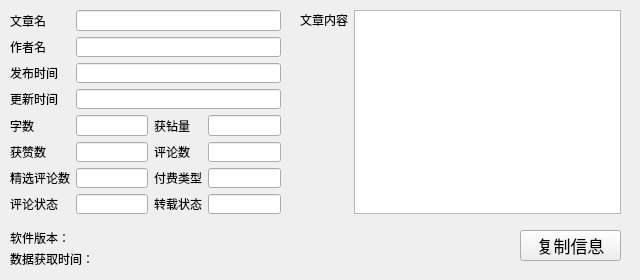
<?xml version="1.0" encoding="UTF-8"?>
<ui version="4.0">
 <class>ArticleDataWindow</class>
 <widget class="QWidget" name="ArticleDataWindow">
  <property name="geometry">
   <rect>
    <x>0</x>
    <y>0</y>
    <width>640</width>
    <height>280</height>
   </rect>
  </property>
  <property name="minimumSize">
   <size>
    <width>640</width>
    <height>280</height>
   </size>
  </property>
  <property name="maximumSize">
   <size>
    <width>640</width>
    <height>280</height>
   </size>
  </property>
  <property name="windowTitle">
   <string>文章信息 - </string>
  </property>
  <widget class="QPushButton" name="CopyButton">
   <property name="geometry">
    <rect>
     <x>520</x>
     <y>230</y>
     <width>101</width>
     <height>31</height>
    </rect>
   </property>
   <property name="font">
    <font>
     <pointsize>13</pointsize>
    </font>
   </property>
   <property name="text">
    <string>复制信息</string>
   </property>
  </widget>
  <widget class="QWidget" name="gridLayoutWidget_5">
   <property name="geometry">
    <rect>
     <x>10</x>
     <y>10</y>
     <width>271</width>
     <height>204</height>
    </rect>
   </property>
   <layout class="QGridLayout" name="gridLayout_5">
    <item row="2" column="1" colspan="3">
     <widget class="QLineEdit" name="PublishTime">
      <property name="enabled">
       <bool>true</bool>
      </property>
      <property name="mouseTracking">
       <bool>true</bool>
      </property>
      <property name="focusPolicy">
       <enum>Qt::NoFocus</enum>
      </property>
      <property name="text">
       <string/>
      </property>
     </widget>
    </item>
    <item row="6" column="2">
     <widget class="QLabel" name="label_38">
      <property name="text">
       <string>付费类型</string>
      </property>
     </widget>
    </item>
    <item row="1" column="1" colspan="3">
     <widget class="QLineEdit" name="AuthorName">
      <property name="enabled">
       <bool>true</bool>
      </property>
      <property name="mouseTracking">
       <bool>true</bool>
      </property>
      <property name="focusPolicy">
       <enum>Qt::NoFocus</enum>
      </property>
      <property name="text">
       <string/>
      </property>
     </widget>
    </item>
    <item row="5" column="3">
     <widget class="QLineEdit" name="CommentsCount">
      <property name="enabled">
       <bool>true</bool>
      </property>
      <property name="mouseTracking">
       <bool>true</bool>
      </property>
      <property name="focusPolicy">
       <enum>Qt::NoFocus</enum>
      </property>
      <property name="text">
       <string/>
      </property>
     </widget>
    </item>
    <item row="2" column="0">
     <widget class="QLabel" name="label_28">
      <property name="text">
       <string>发布时间</string>
      </property>
     </widget>
    </item>
    <item row="0" column="1" colspan="3">
     <widget class="QLineEdit" name="ArticleName">
      <property name="enabled">
       <bool>true</bool>
      </property>
      <property name="mouseTracking">
       <bool>true</bool>
      </property>
      <property name="focusPolicy">
       <enum>Qt::NoFocus</enum>
      </property>
      <property name="text">
       <string/>
      </property>
     </widget>
    </item>
    <item row="5" column="1">
     <widget class="QLineEdit" name="LikesCount">
      <property name="enabled">
       <bool>true</bool>
      </property>
      <property name="mouseTracking">
       <bool>true</bool>
      </property>
      <property name="focusPolicy">
       <enum>Qt::NoFocus</enum>
      </property>
      <property name="text">
       <string/>
      </property>
     </widget>
    </item>
    <item row="0" column="0">
     <widget class="QLabel" name="label_26">
      <property name="text">
       <string>文章名</string>
      </property>
     </widget>
    </item>
    <item row="1" column="0">
     <widget class="QLabel" name="label_27">
      <property name="text">
       <string>作者名</string>
      </property>
     </widget>
    </item>
    <item row="4" column="1">
     <widget class="QLineEdit" name="Wordage">
      <property name="enabled">
       <bool>true</bool>
      </property>
      <property name="mouseTracking">
       <bool>true</bool>
      </property>
      <property name="focusPolicy">
       <enum>Qt::NoFocus</enum>
      </property>
      <property name="text">
       <string/>
      </property>
     </widget>
    </item>
    <item row="4" column="2">
     <widget class="QLabel" name="label_9">
      <property name="text">
       <string>获钻量</string>
      </property>
     </widget>
    </item>
    <item row="3" column="1" colspan="3">
     <widget class="QLineEdit" name="UpdateTime">
      <property name="enabled">
       <bool>true</bool>
      </property>
      <property name="mouseTracking">
       <bool>true</bool>
      </property>
      <property name="focusPolicy">
       <enum>Qt::NoFocus</enum>
      </property>
      <property name="text">
       <string/>
      </property>
     </widget>
    </item>
    <item row="6" column="1">
     <widget class="QLineEdit" name="MostValuableCommentsCount">
      <property name="enabled">
       <bool>true</bool>
      </property>
      <property name="mouseTracking">
       <bool>true</bool>
      </property>
      <property name="focusPolicy">
       <enum>Qt::NoFocus</enum>
      </property>
      <property name="text">
       <string/>
      </property>
     </widget>
    </item>
    <item row="5" column="2">
     <widget class="QLabel" name="label_30">
      <property name="text">
       <string>评论数</string>
      </property>
     </widget>
    </item>
    <item row="3" column="0">
     <widget class="QLabel" name="label_37">
      <property name="text">
       <string>更新时间</string>
      </property>
     </widget>
    </item>
    <item row="6" column="3">
     <widget class="QLineEdit" name="PaidType">
      <property name="enabled">
       <bool>true</bool>
      </property>
      <property name="mouseTracking">
       <bool>true</bool>
      </property>
      <property name="focusPolicy">
       <enum>Qt::NoFocus</enum>
      </property>
      <property name="text">
       <string/>
      </property>
     </widget>
    </item>
    <item row="6" column="0">
     <widget class="QLabel" name="label_36">
      <property name="text">
       <string>精选评论数</string>
      </property>
     </widget>
    </item>
    <item row="4" column="3">
     <widget class="QLineEdit" name="FPCount">
      <property name="enabled">
       <bool>true</bool>
      </property>
      <property name="mouseTracking">
       <bool>true</bool>
      </property>
      <property name="focusPolicy">
       <enum>Qt::NoFocus</enum>
      </property>
      <property name="text">
       <string/>
      </property>
     </widget>
    </item>
    <item row="7" column="0">
     <widget class="QLabel" name="label_39">
      <property name="text">
       <string>评论状态</string>
      </property>
     </widget>
    </item>
    <item row="4" column="0">
     <widget class="QLabel" name="label_29">
      <property name="text">
       <string>字数</string>
      </property>
     </widget>
    </item>
    <item row="5" column="0">
     <widget class="QLabel" name="label_10">
      <property name="text">
       <string>获赞数</string>
      </property>
     </widget>
    </item>
    <item row="7" column="2">
     <widget class="QLabel" name="label_40">
      <property name="text">
       <string>转载状态</string>
      </property>
     </widget>
    </item>
    <item row="7" column="1">
     <widget class="QLineEdit" name="CommentStatus">
      <property name="enabled">
       <bool>true</bool>
      </property>
      <property name="mouseTracking">
       <bool>true</bool>
      </property>
      <property name="focusPolicy">
       <enum>Qt::NoFocus</enum>
      </property>
      <property name="text">
       <string/>
      </property>
     </widget>
    </item>
    <item row="7" column="3">
     <widget class="QLineEdit" name="ReprintStatus">
      <property name="enabled">
       <bool>true</bool>
      </property>
      <property name="mouseTracking">
       <bool>true</bool>
      </property>
      <property name="focusPolicy">
       <enum>Qt::NoFocus</enum>
      </property>
      <property name="text">
       <string/>
      </property>
     </widget>
    </item>
   </layout>
  </widget>
  <widget class="QWidget" name="gridLayoutWidget_6">
   <property name="geometry">
    <rect>
     <x>300</x>
     <y>10</y>
     <width>321</width>
     <height>204</height>
    </rect>
   </property>
   <layout class="QGridLayout" name="gridLayout_7">
    <item row="0" column="0">
     <widget class="QLabel" name="label">
      <property name="text">
       <string>文章内容</string>
      </property>
     </widget>
    </item>
    <item row="1" column="0">
     <spacer name="verticalSpacer">
      <property name="orientation">
       <enum>Qt::Vertical</enum>
      </property>
      <property name="sizeType">
       <enum>QSizePolicy::Fixed</enum>
      </property>
      <property name="sizeHint" stdset="0">
       <size>
        <width>20</width>
        <height>184</height>
       </size>
      </property>
     </spacer>
    </item>
    <item row="0" column="1" rowspan="2">
     <widget class="QTextEdit" name="ArticleContent">
      <property name="focusPolicy">
       <enum>Qt::NoFocus</enum>
      </property>
      <property name="overwriteMode">
       <bool>false</bool>
      </property>
     </widget>
    </item>
   </layout>
  </widget>
  <widget class="QWidget" name="gridLayoutWidget_7">
   <property name="geometry">
    <rect>
     <x>10</x>
     <y>230</y>
     <width>211</width>
     <height>36</height>
    </rect>
   </property>
   <layout class="QGridLayout" name="gridLayout_6">
    <item row="0" column="1">
     <widget class="QLabel" name="Version">
      <property name="text">
       <string/>
      </property>
     </widget>
    </item>
    <item row="0" column="0">
     <widget class="QLabel" name="label_21">
      <property name="text">
       <string>软件版本：</string>
      </property>
     </widget>
    </item>
    <item row="1" column="0">
     <widget class="QLabel" name="label_19">
      <property name="text">
       <string>数据获取时间：</string>
      </property>
     </widget>
    </item>
    <item row="1" column="1">
     <widget class="QLabel" name="DataTime">
      <property name="text">
       <string/>
      </property>
     </widget>
    </item>
   </layout>
  </widget>
 </widget>
 <tabstops>
  <tabstop>CopyButton</tabstop>
 </tabstops>
 <resources/>
 <connections/>
</ui>
